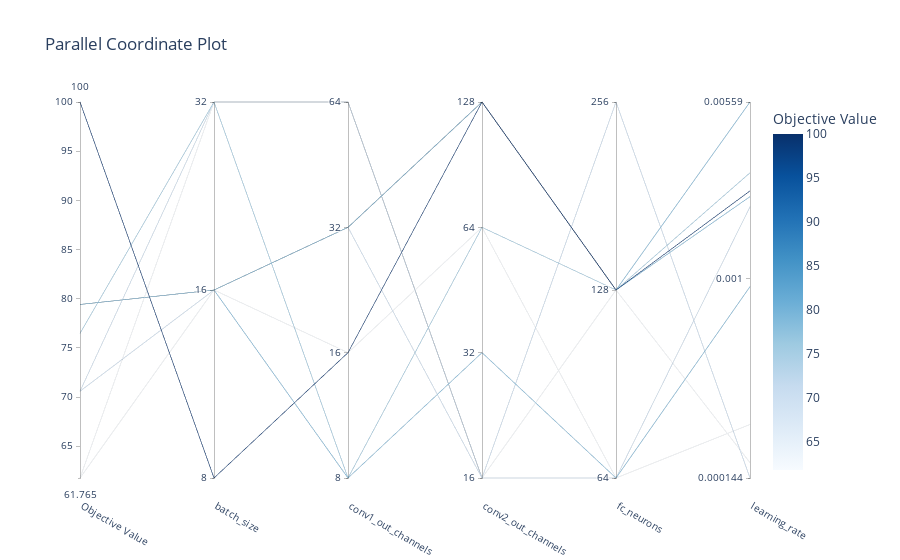

Notebook cell for this chart:
### Code cell
fig3 = plot_parallel_coordinate(study)
fig3.show()

### Figure 1 — Plotly figure (JSON) as saved in the notebook; plotly's stock layout.template omitted (floating-point values rounded to 4 significant figures)
{"data": [{"dimensions": [{"label": "Objective Value", "range": [61.76, 100], "values": [100, 79.41, 61.76, 70.59, 79.41, 79.41, 76.47, 61.76, 70.59]}, {"label": "batch_size", "range": [0, 2], "ticktext": ["8", "16", "32"], "tickvals": [0, 1, 2], "values": [0, 1, 1, 1, 1, 1, 2, 2, 2]}, {"label": "conv1_out_channels", "range": [0, 3], "ticktext": ["8", "16", "32", "64"], "tickvals": [0, 1, 2, 3], "values": [1, 0, 1, 2, 2, 2, 0, 3, 3]}, {"label": "conv2_out_channels", "range": [0, 3], "ticktext": ["16", "32", "64", "128"], "tickvals": [0, 1, 2, 3], "values": [3, 1, 2, 0, 3, 3, 2, 0, 0]}, {"label": "fc_neurons", "range": [0, 2], "ticktext": ["64", "128", "256"], "tickvals": [0, 1, 2], "values": [1, 0, 0, 0, 1, 1, 1, 1, 2]}, {"label": "learning_rate", "range": [-3.841, -2.252], "ticktext": ["0.000144", "0.001", "0.00559"], "tickvals": [-3.841, -3, -2.252], "values": [-2.628, -3.033, -3.615, -2.695, -2.652, -2.252, -2.551, -3.776, -3.841]}], "labelangle": 30, "labelside": "bottom", "line": {"color": [100, 79.41, 61.76, 70.59, 79.41, 79.41, 76.47, 61.76, 70.59], "colorbar": {"title": {"text": "Objective Value"}}, "colorscale": [[0, "rgb(247,251,255)"], [0.125, "rgb(222,235,247)"], [0.25, "rgb(198,219,239)"], [0.375, "rgb(158,202,225)"], [0.5, "rgb(107,174,214)"], [0.625, "rgb(66,146,198)"], [0.75, "rgb(33,113,181)"], [0.875, "rgb(8,81,156)"], [1, "rgb(8,48,107)"]], "reversescale": false, "showscale": true}, "type": "parcoords"}], "layout": {"title": {"text": "Parallel Coordinate Plot"}}}
